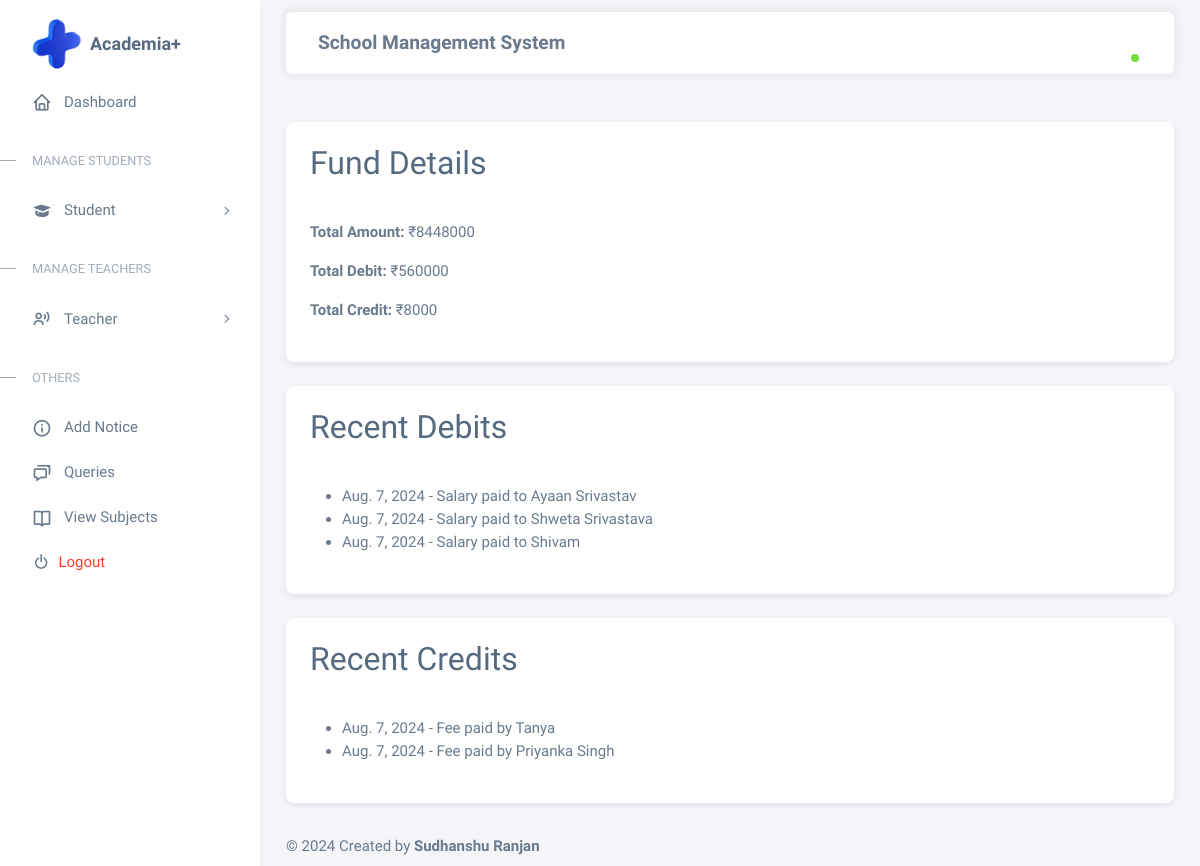
Page /funds/ on the committed database.
### asms_app/models.py (models this page shows)
class Fund(models.Model):
    amount = models.IntegerField(default=100000)
    debit = models.IntegerField(default=0)
    credit = models.IntegerField(default=0)

class Salary(models.Model):
    date = models.DateField(auto_now=True)
    teacher = models.ForeignKey(Teacher, on_delete=models.DO_NOTHING)
    amount = models.IntegerField()
    paid = models.IntegerField()
    due = models.CharField(max_length=20, default="None", null=True)
    status = models.BooleanField(default=False)
    updated = models.DateTimeField(auto_now_add=True)
    created = models.DateTimeField(auto_now=True)
    class Meta:
        ordering = ['date','-updated','-created']

class Teacher(models.Model):
    teacher = models.BooleanField(default=True)
    utype = models.CharField(max_length=20,default='Teacher')
    username = models.CharField(max_length=100, primary_key=True)
    name = models.CharField(max_length=50)
    email = models.CharField(max_length=50)
    tclass = models.CharField(max_length=50)
    pic = models.FileField(max_length=100, upload_to='Teacher/' , default="")
    password = models.CharField(max_length=32, default="Teaceher")
    phone = models.CharField(max_length=14)
    tsalary = models.CharField(max_length=50)
    address = models.TextField()
    qualification = models.CharField(max_length=50)
    experience = models.CharField(max_length=50)
    created = models.DateTimeField(auto_now=True)
    class Meta:
        ordering = ['-created']
    def __str__(self) -> str:
        return self.name

class Fee(models.Model):
    student = models.ForeignKey(Student, on_delete=models.DO_NOTHING)
    paid = models.IntegerField()
    date = models.DateField(default=timezone.now)
    due = models.CharField(max_length=20, default=None)
    payment = models.FileField(max_length=100, upload_to='Payments/')
    status = models.BooleanField(default=False)
    updated = models.DateTimeField(auto_now_add=True)
    created = models.DateTimeField(auto_now=True)
    class Meta:
        ordering = ['date','-updated','-created']

class Student(models.Model):
    student = models.BooleanField(default=True)
    utype = models.CharField(max_length=20,default='Student')
    username = models.CharField(max_length=100, primary_key=True)
    name = models.CharField(max_length=50)
    sfee = models.IntegerField()
    balance = models.IntegerField(default=0)
    sclass = models.CharField(max_length=50)
    fathers_name = models.CharField(max_length=50)
    DoB = models.DateField()
    fathers_phone = models.CharField(max_length=50)
    email = models.CharField(max_length=50)
    phone = models.CharField(max_length=14)
    password = models.CharField(max_length=32, default="Student")
    address = models.TextField()
    pic = models.FileField(max_length=100, upload_to='Student/')
    created = models.DateTimeField(auto_now=True)
    class Meta:
        ordering = ['-created']
    def __str__(self) -> str:
        return self.name

### asms_app/views.py (the view)
# urls.py: path('funds/', funds, name='funds'),
def funds(request):
    key = request.session.get('session_key')
    user = None
    if key:
        try:
            user = AcedemiaAdmin.objects.get(username=key)
        except AcedemiaAdmin.DoesNotExist:
            return redirect('home')
    fund = Fund.objects.first()
    recent_debits = Salary.objects.order_by('-date')[:5]
    total_debit = sum(salary.amount for salary in recent_debits)
    recent_credits = Fee.objects.order_by('-date')[:5]
    total_credit = sum(fee.paid for fee in recent_credits)
    previous_debit = request.session.get('previous_debit', 0)
    previous_credit = request.session.get('previous_credit', 0)
    debit_diff = total_debit - previous_debit
    credit_diff = total_credit - previous_credit
    fund.debit += debit_diff
    fund.credit += credit_diff
    fund.amount += credit_diff - debit_diff
    fund.save()
    request.session['previous_debit'] = total_debit
    request.session['previous_credit'] = total_credit
    return render(request, 'funds.html', {'user':user,'fund': fund, 'recent_debits': recent_debits, 'recent_credits': recent_credits})

### asms_app/templates/funds.html
{% extends 'base.html' %}
{% block content %}
<div class="container mt-5">
    <div class="card mb-4">
        <div class="card-header">
            <h2>Fund Details</h2>
        </div>
        <div class="card-body">
            <p><strong>Total Amount:</strong> ₹{{ fund.amount }}</p>
            <p><strong>Total Debit:</strong> ₹{{ fund.debit }}</p>
            <p><strong>Total Credit:</strong> ₹{{ fund.credit }}</p>
        </div>
    </div>
    <div class="card mb-4">
        <div class="card-header">
            <h2>Recent Debits</h2>
        </div>
        <div class="card-body">
            <ul>
                {% for debit in recent_debits %}
                <li>{{ debit.date }} - Salary paid to {{ debit.teacher }}</li>
                {% empty %}
                <li>No recent debits</li>
                {% endfor %}
            </ul>
        </div>
    </div>
    <div class="card mb-4">
        <div class="card-header">
            <h2>Recent Credits</h2>
        </div>
        <div class="card-body">
            <ul>
                {% for credit in recent_credits %}
                <li>{{ credit.date }} - Fee paid by {{ credit.student }}</li>
                {% empty %}
                <li>No recent credits</li>
                {% endfor %}
            </ul>
        </div>
    </div>
</div>
{% endblock %}

### rows in the picture
Fund: amount "8448000", debit "560000", credit "8000"
Salary: date "Aug. 7, 2024", teacher "Ayaan Srivastav"
Salary: date "Aug. 7, 2024", teacher "Shweta Srivastava"
Salary: date "Aug. 7, 2024", teacher "Shivam"
Fee: date "Aug. 7, 2024", student "Tanya"
Fee: date "Aug. 7, 2024", student "Priyanka Singh"
